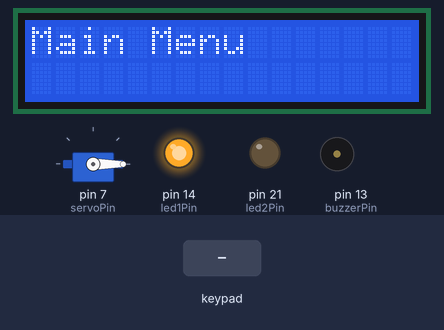
Simulated run of this sketch. Board: Arduino Mega 2560, built with avr-gcc and run on an emulated ATmega2560. Shown: servo, 16×2 character LCD, output pins drawn as LEDs (lit = HIGH), buzzer (waves = sounding). Inputs (shaded band) come from the test bench.

Above: at 1.2 s.
1.3 s: keypad keys 9 - 4 = pressed 0.4 s apart
At 4.2 s:
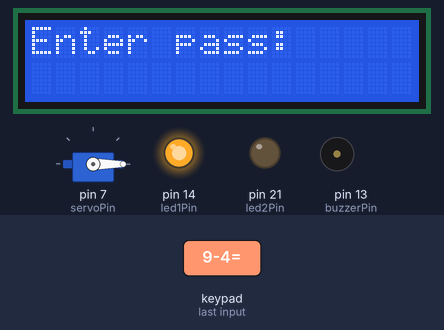
5.3 s: keypad keys 0 0 0 0 pressed 0.4 s apart
At 6.66 s:
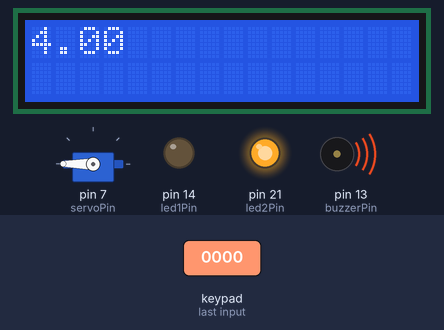
8.9 s: key '*' pressed
At 9.01 s:
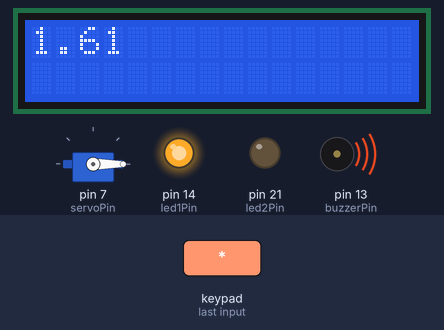
10.6 s: key '+' pressed
At 11.2 s:
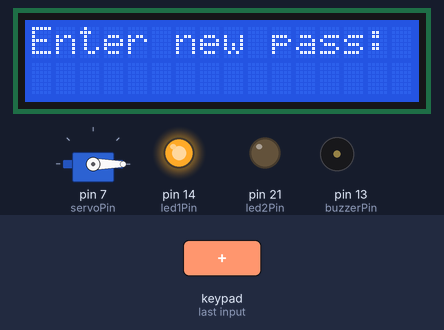
12.2 s: keypad keys 7 + 5 = pressed 0.4 s apart
At 13.9 s:
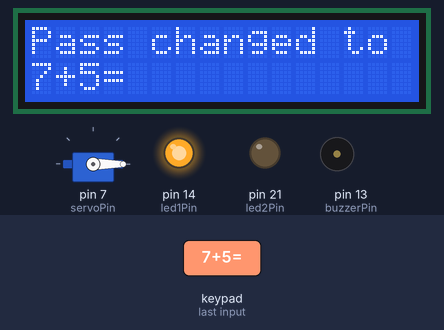
15.6 s: keypad keys 7 + 5 = pressed 0.4 s apart
At 17.9 s:
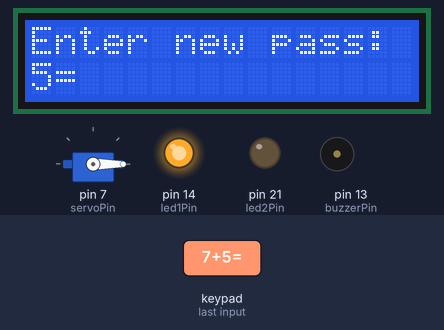
Timing chart, 0 to 19.4 s (numbered marks = the images above; inputs shaded):
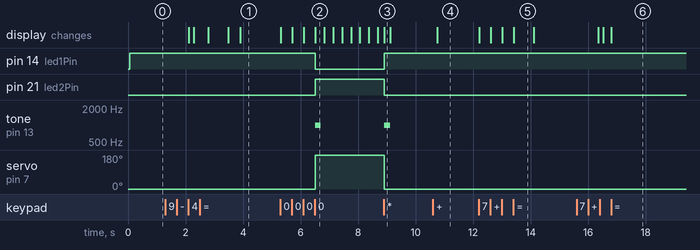

The sketch:

sketch_nov14a.ino
```cpp
#include<Keypad.h>
#include<LiquidCrystal.h>
#include<Servo.h>

// LCD
const int rs = 22, en = 23, d4 = 24, d5 = 25, d6 = 26, d7 = 27;
LiquidCrystal lcd(rs, en, d4, d5, d6, d7);

// Keypad
const byte Rows = 4, Cols = 4;
char keys[Rows][Cols] =
{
  {'7', '8', '9', '/'},
  {'4', '5', '6', 'x'},
  {'1', '2', '3', '-'},
  {'*', '0', '=', '+'}
};
const byte rowPins[Rows] = {46, 47, 48, 49};
const byte colPins[Cols] = {50, 51, 52, 53};
Keypad keypad = Keypad(makeKeymap(keys), rowPins, colPins, Rows, Cols);

//Servo
Servo servo;
const int servoPin = 7;

// Buzzer
const int buzzerPin = 13;

// LEDs
const int led1Pin = 14; // close led (red)
const int led2Pin = 21; // open led (green)

// password
String pass = "0000";
String inputPass;

//closing timer
int timer = 5;
bool isOpen = false;
bool autoClose = false;
char key;
unsigned long startTime = 0;


// get 4 digit as password
void getpass(){
  lcd.setCursor(0,1);
  inputPass = "";
  for (int i = 0; i < 4; i++){
    key = keypad.waitForKey();
    lcd.print(key);
    inputPass += key;
  }
}


// open gav sandohgh
void open(){
  servo.write(180);
  tone(buzzerPin, 1000, 200);
  isOpen = true;
  autoClose = true;
  digitalWrite(led1Pin, LOW);
  digitalWrite(led2Pin, HIGH);
  startTime = millis();
  wait();
}


// wait when gav sandogh is open
void wait(){
  while(isOpen){
    lcd.clear();
    lcd.print(timer-(millis()-startTime)/1000.0);
    delay(10);
    char key = keypad.getKey();
    if (key)
      if (key == '*')
        close();
    if (millis()- startTime > timer*1000 && autoClose)
      close();
  }
}


// close gav sandogh
void close(){
  tone(buzzerPin, 1000, 200);
  servo.write(0);
  isOpen = false;
  autoClose = false;
  digitalWrite(led1Pin, HIGH);
  digitalWrite(led2Pin, LOW);
}


void setup() {

  servo.attach(servoPin);
  servo.write(0);
  digitalWrite(led2Pin, LOW);
  digitalWrite(led1Pin, HIGH);
  lcd.begin(16,2);
  pinMode(servoPin, OUTPUT);
  pinMode(buzzerPin, OUTPUT);
  pinMode(led1Pin, OUTPUT);
  pinMode(led2Pin, OUTPUT);
}


void loop() {

  lcd.clear();
  lcd.print("Main Menu");

  key = keypad.getKey();
  if(key)

    // change timer time
    if(key == '-'){
        lcd.clear();
        lcd.print("Enter new time:");
        lcd.setCursor(0,1);
        key = keypad.waitForKey();
        timer = key - 48;
        lcd.print(key);
        delay(500);
        lcd.clear();
        lcd.print("Timer changed to");
        lcd.setCursor(0,1);
        lcd.print(key);
        delay(500);

    // change password
    }else if(key == '+'){
      lcd.clear();
      lcd.print("Enter new pass:");
      getpass();
      pass = inputPass;
      lcd.clear();
      lcd.print("Pass changed to");
      lcd.setCursor(0,1);
      lcd.print(pass);
      delay(500);

    // open gav sandogh
    }else if(key == '='){
      lcd.clear();
      lcd.print("Enter pass:");
      getpass();
      lcd.clear();
      if( pass == inputPass ){
        open();
      }else{
        lcd.print("Wrong pass");
        delay(500);
      }
    }

  delay(200);
}
```

Measured:
- after the input at 1.3 s, the display: first changes after 0.81 s (image 1 shows a later state)
- after the input at 5.3 s, pin 14 (led1Pin): HIGH → LOW after 1.2 s; pin 21 (led2Pin): LOW → HIGH after 1.2 s; tone on pin 13 (buzzerPin): silent → 1000 Hz after 1.2 s, → silent 0.20 s later; servo on pin 7 (servoPin): 0° → 180° after 1.2 s; the display: first changes at once (image 2 shows a later state)
- after the input at 8.9 s, pin 14 (led1Pin): LOW → HIGH after 0.01 s instead of 1.6 s; pin 21 (led2Pin): HIGH → LOW after 0.01 s instead of 1.6 s; tone on pin 13 (buzzerPin): silent → 1000 Hz after 0.01 s instead of 1.6 s; servo on pin 7 (servoPin): 180° → 0° after 0.01 s instead of 1.6 s
- after the input at 10.6 s, the display: changes after 0.15 s (image 4)
- after the input at 12.2 s, the display: first changes at once (image 5 shows a later state)
- after the input at 15.6 s, the display: first changes after 0.76 s (image 6 shows a later state)
- what the display in image 5 shows lasts 0.7 s, from 13.4 s to 14.1 s
